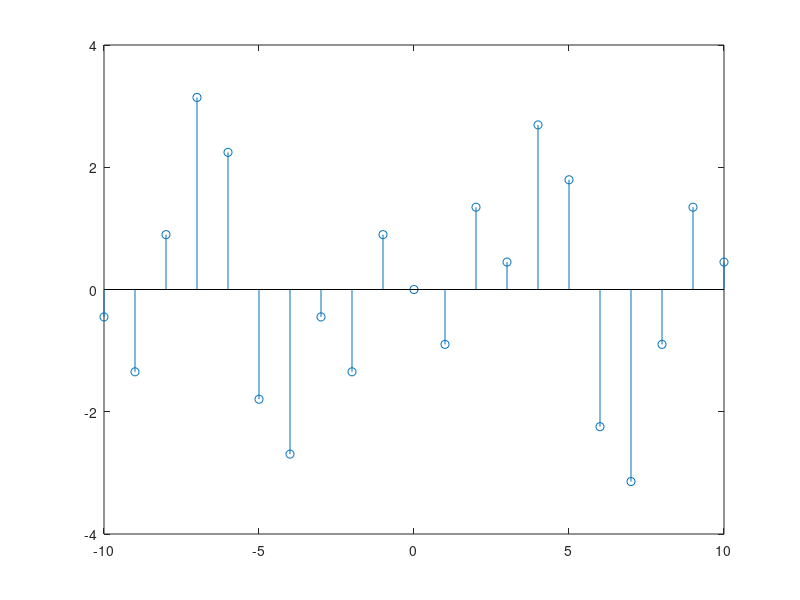

Recreate this plot in MATLAB.
nneg=-10:-1;
npos=1:10;
Fnneg=(1./(j*nneg*pi)).*(-3*exp(-j*nneg*6*pi/7) ...
+2*exp(j*nneg*2*pi/7)+exp(-j*nneg*12*pi/7));
Fnpos=(1./(j*npos*pi)).*(-3*exp(-j*npos*6*pi/7) ...
+2*exp(j*npos*2*pi/7)+exp(-j*npos*12*pi/7));
F0=10/7;
n=[nneg, 0, npos];
Fn=[Fnneg, F0, Fnpos];
stem(n,angle(Fn))